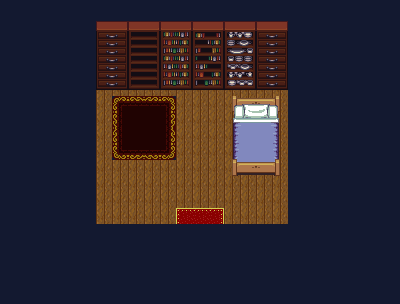

This game map was drawn from its Tiled (.tmx) file and the tilesets committed beside it. A one-line description and the trimmed map source follow:
An orthogonal 25x19 tile map with 16x16 px tiles, 2 tile layers (Tile Layer 1, Tile Layer 2), 4 tilesets and 58 objects (53x blocker, 3x overworld, oldmanbrother, start point).

<map version="1.0" orientation="orthogonal" width="25" height="19" tilewidth="16" tileheight="16" backgroundcolor="#131930">
 <tileset firstgid="1" name="tileset1" tilewidth="16" tileheight="16">
  <image source="../graphics/tileset1.png" width="160" height="80" />
 </tileset>
 <tileset firstgid="51" name="tileset2" tilewidth="16" tileheight="16">
  <image source="../graphics/tileset2.png" width="160" height="180" />
 </tileset>
 <tileset firstgid="161" name="tileset3" tilewidth="16" tileheight="16">
  <image source="../graphics/tileset3.png" width="176" height="192" />
 </tileset>
 <tileset firstgid="293" name="house" tilewidth="16" tileheight="16">
  <image source="../graphics/house.png" width="512" height="448" />
 </tileset>
 <layer name="Tile Layer 1" width="25" height="19">
  <data>[475 cells, 108 non-empty, 20 distinct tile ids]</data>
 </layer>
 <layer name="Tile Layer 2" width="25" height="19">
  <data>[475 cells, 80 non-empty, 70 distinct tile ids]</data>
 </layer>
 <objectgroup name="Object Layer 1" width="25" height="19">
  <object name="blocker" gid="120" x="224" y="240" />
  <object name="blocker" gid="120" x="256" y="240" />
  <object name="blocker" gid="120" x="240" y="240" />
  <object name="blocker" gid="120" x="272" y="240" />
  <object name="blocker" gid="120" x="288" y="224" />
  <object name="blocker" gid="120" x="288" y="192" />
  <object name="blocker" gid="120" x="288" y="208" />
  <object name="blocker" gid="120" x="288" y="160" />
  <object name="blocker" gid="120" x="288" y="176" />
  <object name="blocker" gid="120" x="288" y="144" />
  <object name="blocker" gid="120" x="288" y="128" />
  <object name="blocker" gid="120" x="288" y="112" />
  <object name="blocker" gid="120" x="288" y="96" />
  <object name="blocker" gid="120" x="288" y="80" />
  <object name="blocker" gid="120" x="272" y="80" />
  <object name="blocker" gid="120" x="256" y="80" />
  <object name="blocker" gid="120" x="240" y="80" />
  <object name="blocker" gid="120" x="224" y="80" />
  <object name="blocker" gid="120" x="208" y="80" />
  <object name="blocker" gid="120" x="208" y="80" />
  <object name="blocker" gid="120" x="192" y="80" />
  <object name="blocker" gid="120" x="176" y="80" />
  <object name="blocker" gid="120" x="160" y="80" />
  <object name="blocker" gid="120" x="144" y="80" />
  <object name="blocker" gid="120" x="128" y="80" />
  <object name="blocker" gid="120" x="128" y="80" />
  <object name="blocker" gid="120" x="112" y="80" />
  <object name="blocker" gid="120" x="96" y="80" />
  <object name="blocker" gid="120" x="96" y="80" />
  <object name="blocker" gid="120" x="80" y="96" />
  <object name="blocker" gid="120" x="80" y="112" />
  <object name="blocker" gid="120" x="80" y="128" />
  <object name="blocker" gid="120" x="80" y="144" />
  <object name="blocker" gid="120" x="80" y="160" />
  <object name="blocker" gid="120" x="80" y="176" />
  <object name="blocker" gid="120" x="80" y="192" />
  <object name="blocker" gid="120" x="80" y="208" />
  <object name="blocker" gid="120" x="80" y="224" />
  <object name="blocker" gid="120" x="96" y="240" />
  <object name="blocker" gid="120" x="112" y="240" />
  <object name="blocker" gid="120" x="128" y="240" />
  <object name="blocker" gid="120" x="144" y="240" />
  <object name="blocker" gid="120" x="160" y="240" />
  <object name="blocker" gid="120" x="240" y="160" />
  <object name="blocker" gid="120" x="240" y="176" />
  <object name="blocker" gid="120" x="256" y="176" />
  <object name="blocker" gid="120" x="256" y="160" />
  <object name="blocker" gid="120" x="256" y="128" />
  <object name="blocker" gid="120" x="256" y="144" />
  <object name="blocker" gid="120" x="240" y="144" />
  <object name="blocker" gid="120" x="240" y="128" />
  <object name="blocker" gid="120" x="240" y="112" />
  <object name="blocker" gid="120" x="256" y="112" />
  <object name="sprite" type="oldmanbrother" gid="115" x="128" y="128">
   <properties>
    <property name="dialogue length" value="4" />
    <property name="dialogue0" value="Welcome to the NorthEast shores." />
    <property name="dialogue1" value="I spend my days in peaceful solitude brewing potions." />
    <property name="dialogue2" value="I have a brother in the town to the south who is quite the wizard." />
    <property name="dialogue3" value="You should tell him I said hello." />
   </properties>
  </object>
  <object name="start point" gid="123" x="192" y="224">
   <properties>
    <property name="direction" value="up" />
    <property name="state" value="overworld" />
   </properties>
  </object>
  <object name="portal" type="overworld" gid="139" x="208" y="240" />
  <object name="portal" type="overworld" gid="139" x="192" y="240" />
  <object name="portal" type="overworld" gid="139" x="176" y="240" />
 </objectgroup>
</map>
